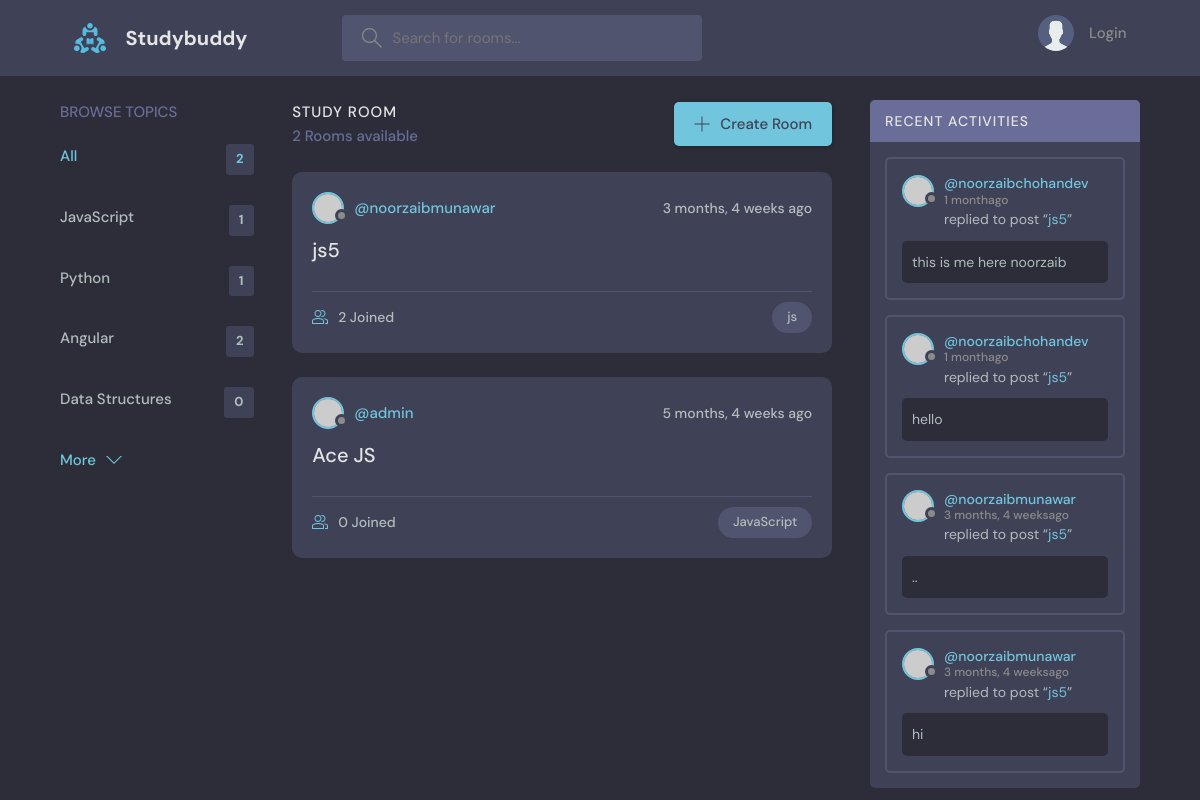
/?q=js, run on the app's committed database.
### base/models.py (models this page shows, shortened)
class Topic(models.Model):
    name = models.CharField(max_length=200)

class Room(models.Model):
    host = models.ForeignKey(User, on_delete = models.SET_NULL, null= True)
    topic = models.ForeignKey(Topic, on_delete = models.SET_NULL, null = True)
    name = models.CharField(max_length=200)
    description = models.TextField(null=True,blank=True)
    participants = models.ManyToManyField(User, related_name='participants', blank=True)
    updated = models.DateTimeField(auto_now=True)
    created = models.DateTimeField(auto_now_add= True)
    class Meta:
        ordering = ['-updated','-created']
    def __str__(self):
        return self.name

class Message(models.Model):
    user = models.ForeignKey(User,on_delete = models.CASCADE)
    room = models.ForeignKey(Room, on_delete = models.CASCADE)
    body = models.TextField(default='')
    updated = models.DateTimeField(auto_now = True)
    created = models.DateTimeField(auto_now_add = True)
    class Meta:
        ordering = ['-updated','-created']

### base/views.py (the view)
# urls.py: path('', views.HomeView.as_view() , name="home"),
class HomeView(View):
    template_name = 'base/home.html'
    def get(self,request):
        q = request.GET.get('q','')
        rooms = Room.objects.filter(
            Q(topic__name__icontains=q) |  # Q () is used for & , | operations in query
            Q(name__icontains=q) |
            Q(description__icontains=q)
        )
        topics = Topic.objects.all()[0:4] #this is only preview 5 topics by default
        room_count = rooms.count() #logic for showing total rooms
        room_messages = Message.objects.filter(Q(room__topic__name__icontains=q))
        context = {'rooms': rooms,'topics': topics, 'room_count':room_count, 'room_messages' :room_messages}
        return render(request, self.template_name , context)

### base/templates/base/home.html (shortened to what this page needs)
{% extends 'main.html'  %}
{% block content %}
<main class="layout layout--3">
  <div class="container">
    <div>    {% include 'base/topics_component.html' %}
    </div>
    <div class="roomList">
      <div class="roomList__header">
        <div>
          <h2>Study Room</h2>
          <p>{{room_count}} Rooms available</p>
        </div>
        <a class="btn btn--main" href="{% url 'create_room' %}">
          <svg version="1.1" xmlns="http://www.w3.org/2000/svg" width="32" height="32" viewBox="0 0 32 32">
            <title>add</title>
            <path
              d="M16.943 0.943h-1.885v14.115h-14.115v1.885h14.115v14.115h1.885v-14.115h14.115v-1.885h-14.115v-14.115z"
            ></path>
          </svg>
          Create Room
        </a>
      </div>
      {% include 'base/feed_component.html' %}
    </div>
    <div>    {% include 'base/activity_component.html' %}
    </div>
  </div>
</main>
{% endblock %}

### base/templates/base/topics_component.html
<div class="topics">
    <div class="topics__header">
      <h2>Browse Topics</h2>
    </div>
    <ul class="topics__list">
      <li>
        <a href="{% url 'home' %}" class="active">All <span>{{room_count}}</span></a>
      </li>
      {% for topic in topics %}
      <li>
        <a href="{% url 'home' %}?q={{topic.name}}">{{topic.name}}<span>{{topic.room_set.all.count}}</span></a>
      </li>
      {% endfor %}
    </ul>
    <a class="btn btn--link" href="{% url 'topics' %}">
      More
      <svg version="1.1" xmlns="http://www.w3.org/2000/svg" width="32" height="32" viewBox="0 0 32 32">
        <title>chevron-down</title>
        <path d="M16 21l-13-13h-3l16 16 16-16h-3l-13 13z"></path>
      </svg>
    </a>
  </div>

### base/templates/base/feed_component.html (shortened to what this page needs)
{% for room in rooms %}
<div class="roomListRoom">
    <div class="roomListRoom__header">
      {% if room.host %}
      <a href="{% url 'user_profile' room.host.id %}" class="roomListRoom__author">
        <div class="avatar avatar--small">
          <img src="https://randomuser.me/api/portraits/women/11.jpg" />
        </div>
        <span>@{{room.host.username}}</span>
      </a>
      {% else %}
      <span class="roomListRoom__author">Unknown User</span>
      {% endif %}
      <div class="roomListRoom__actions">
        <span>{{room.created|timesince}} ago</span>
      </div>
    </div>
    <div class="roomListRoom__content">
      <a href="{% url 'room' room.id %}">{{room.name}}</a>
    </div>
    <div class="roomListRoom__meta">
      <a href="{% url 'room' room.id %}" class="roomListRoom__joined">
        {{room.participants.all.count}} Joined
      </a>
      <p class="roomListRoom__topic">{{room.topic.name}}</p>
    </div>
  </div>
{% endfor %}

### base/templates/base/activity_component.html (shortened to what this page needs)
<div class="activities">
    <div class="activities__header">
      <h2>Recent Activities</h2>
    </div>
  {% for message in room_messages %}
    <div class="activities__box">
      <div class="activities__boxHeader roomListRoom__header">
        <a href="{% url 'user_profile' message.user.id %}" class="roomListRoom__author">
          <div class="avatar avatar--small">
            <img src="https://randomuser.me/api/portraits/women/11.jpg" />
          </div>
          <p>
            @{{message.user}}
            <span>{{message.created|timesince}}ago</span>
          </p>
        </a>
      </div>
      <div class="activities__boxContent">
        <p>replied to post “<a href="{% url 'room' message.room.id %}">{{message.room}}</a>”</p>
        <div class="activities__boxRoomContent">
          {{message.body}}
        </div>
      </div>
    </div>
  {% endfor %}
</div>

### data on the page
Topic: name "JavaScript", room_set.all.count "1"
Topic: name "Python", room_set.all.count "1"
Topic: name "Angular", room_set.all.count "2"
Topic: name "Data Structures", room_set.all.count "0"
Room: host.username "noorzaibmunawar", created "3 months, 4 weeks", name "js5", participants.all.count "2", topic.name "js"
Room: host.username "admin", created "5 months, 4 weeks", name "Ace JS", participants.all.count "0", topic.name "JavaScript"
Message: user "noorzaibchohandev", created "1 month", room "js5", body "this is me here noorzaib"
Message: user "noorzaibchohandev", created "1 month", room "js5", body "hello"
Message: user "noorzaibmunawar", created "3 months, 4 weeks", room "js5", body ".."
Message: user "noorzaibmunawar", created "3 months, 4 weeks", room "js5", body "hi"

### other printed values
{{ room_count }} "2"
